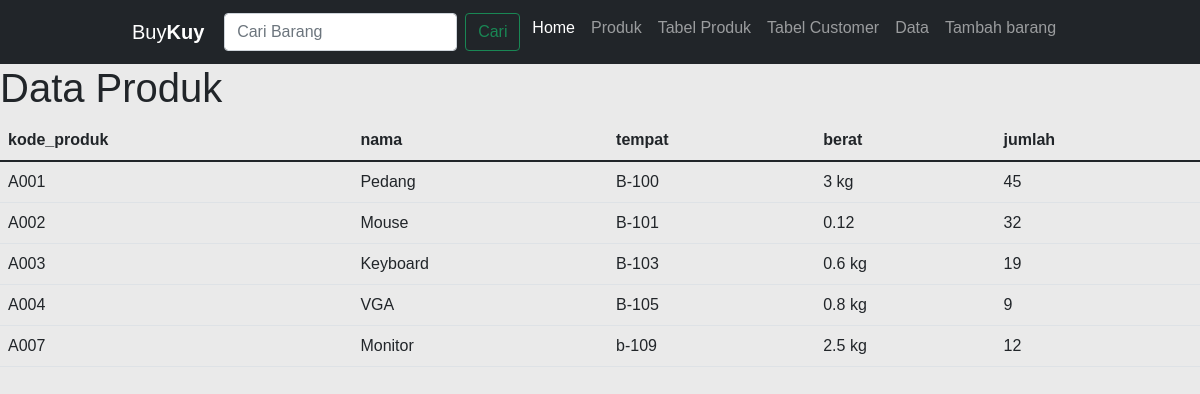
/produk/, run on the app's committed database.
### dashboard/models.py (models this page shows, shortened)
class produk(models.Model):
    kode_produk = models.CharField(max_length=10)
    nama = models.CharField(max_length=100)
    tempat = models.CharField(max_length=120)
    berat = models.CharField(max_length=10)
    jumlah = models.IntegerField()

### dashboard/views.py (the view)
# urls.py: path('produk/',Produk),
def Produk(request):
    Produks=produk.objects.all()
    konteks={
        'Produks':Produks,
    }
    return render(request,'produk.html',konteks)

### templates/produk.html (shortened to what this page needs)
{% load static %}
<!DOCTYPE html>
<html>
    <head>
  {% include 'link.html' %}
    <nav class="navbar navbar-expand-lg navbar-dark bg-dark">
        <div class="container">
          <a class="navbar-brand" href="#">Buy<strong>Kuy</strong></a>
          <div class="collapse navbar-collapse" id="navbarSupportedContent">
            <form class="d-flex ms-auto" role="search">
              <input class="form-control me-2" type="search" placeholder="Cari Barang" aria-label="Cari">
              <button class="btn btn-outline-success" type="submit">Cari</button>
            </form>
            <ul class="navbar-nav m-auto mb-2">
              <li class="nav-item">
                <a class="nav-link active" aria-current="page" href="/home">Home</a>
              </li>
              <li class="nav-item">
                <a class="nav-link" href="/produks">Produk</a>
              </li>
              <li class="nav-item">
                <a class="nav-link" href="/produk">Tabel Produk</a>
              </li>
              <li class="nav-item">
                <a class="nav-link" href="/customer">Tabel Customer</a>
              </li>
              <li class="nav-item">
                <a class="nav-link" href="/VBrg">Data</a>
              </li>
              <li class="nav-item">
                <a class="nav-link" href="/addbarang">Tambah barang</a>
              </li>
            </ul>
          </div>
        </div>
      </nav>
<!doctype html>
<html lang="en">
  <head>
  </head>
  <body>
    <h1>Data Produk</h1>
    <table class="table">
        <thead>
          <tr>
            <th scope="col">kode_produk</th>
            <th scope="col">nama</th>
            <th scope="col">tempat</th>
            <th scope="col">berat</th>
            <th scope="col">jumlah</th>
          </tr>
        </thead>
        <tbody>
          {%for Produk in Produks%}
          <tr>
            <td>{{ Produk.kode_produk }}</td>
            <td>{{ Produk.nama }}</td>
            <td>{{ Produk.tempat }}</td>
            <td>{{ Produk.berat }}</td>
            <td>{{ Produk.jumlah }}</td>
          </tr>
         {% endfor %}
        </tbody>
      </table>
  </body>
</html>

### static/css/style.css (style rules this page uses)
* { padding: 0px; margin: 0px; font-family: sans-serif; }
body { background-color: #EAEAEA; }
a { color: inherit; text-decoration: none; }
.container { width: 80%; margin: auto; }

### data on the page
produk: kode_produk "A001", nama "Pedang", tempat "B-100", berat "3 kg", jumlah "45"
produk: kode_produk "A002", nama "Mouse", tempat "B-101", berat "0.12", jumlah "32"
produk: kode_produk "A003", nama "Keyboard", tempat "B-103", berat "0.6 kg", jumlah "19"
produk: kode_produk "A004", nama "VGA", tempat "B-105", berat "0.8 kg", jumlah "9"
produk: kode_produk "A007", nama "Monitor", tempat "b-109", berat "2.5 kg", jumlah "12"
